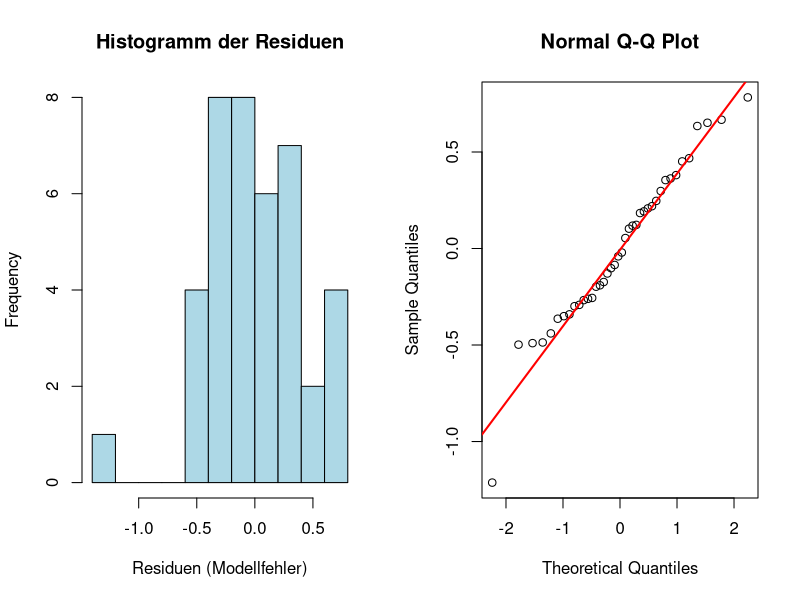

Generate this figure with R:
# ==============================================================================
# 1. SETUP & CONFIGURATION (DEINE STELLSCHRAUBEN)
# ==============================================================================

# Definiere die Anzahl der Replikationen (Wiederholungen pro Versuchsbedingung)
NUM_REPLICATES <- 5  

# DEIN SIMULATIONS-KNOB: Ersetze den Inhalt dieser Funktion mit deiner Logik.
# Sie MUSS einen einzelnen numerischen Wert (deine Zielmetrik) zurückgeben.
my_simulation_knob <- function(volatility_level, reversion_level, volume_level, rep_id) {
  
  # HIER MAPPS DU DIE LEVELS (-1 und +1) AUF DEINE ECHTEN PARAMETERWERTE:
  # Beispielhaft für dein OU-Modell und Systemvolumen:
  sig  <- if (volatility_level == -1) 0.05 else 0.40
  th   <- if (reversion_level == -1) 0.1  else 5.0
  omega <- if (volume_level == -1)   10   else 1000
  
  # ----------------------------------------------------------------------------
  # Platziere hier deinen Aufruf für 'simulate_ou_process' und den Tau-Leaper!
  # ----------------------------------------------------------------------------
  # Beispiel: 
  # ou_data <- simulate_ou_process(t=1:100, x0=1, theta=th, mu=1, sigma=sig)
  # result  <- run_tau_leaping(ou_data, volume=omega)
  # ----------------------------------------------------------------------------
  
  # DUMMY-METRIK FÜR DIESES BEISPIEL (Simuliert ein Messergebnis mit Rauschen):
  # Ersetze dies durch deine echte Metrik (z. B. Spike-Frequenz, Fehler, etc.)
  base_metric <- 12.5 + (3.2 * volatility_level) - (1.5 * reversion_level) + 
                 (4.0 * volume_level) + (2.1 * volatility_level * volume_level)
  random_noise <- rnorm(1, mean = 0, sd = 0.5) 
  
  metric_result <- base_metric + random_noise
  return(metric_result)
}

# ==============================================================================
# 2. GENERIERUNG DER ANOVA-DESIGN-MATRIX (-1 / +1 Coded)
# ==============================================================================

# Erstelle das Basis-Design für 3 Faktoren (2^3 = 8 Kombinationen)
base_design <- expand.grid(
  X1_Volatility = c(-1, 1),
  X2_Reversion  = c(-1, 1),
  X3_Volume     = c(-1, 1)
)

# Erweitere das Design um die gewünschten Replikationen
factorial_design <- base_design[rep(seq_len(nrow(base_design)), each = NUM_REPLICATES), ]
factorial_design$Replicate <- rep(1:NUM_REPLICATES, times = nrow(base_design))
rownames(factorial_design) <- NULL

# ==============================================================================
# 3. AUSFÜHRUNG DER SIMULATIONEN
# ==============================================================================
cat("Starte", nrow(factorial_design), "Simulationen...\n")

# Loop über alle Zeilen der Design-Matrix und füttere den "Knob"
factorial_design$Y_Metric <- sapply(1:nrow(factorial_design), function(i) {
  my_simulation_knob(
    volatility_level = factorial_design$X1_Volatility[i],
    reversion_level  = factorial_design$X2_Reversion[i],
    volume_level     = factorial_design$X3_Volume[i],
    rep_id           = factorial_design$Replicate[i]
  )
})

# ==============================================================================
# 4. LINEARE REGRESSION & ANOVA (Inklusive Interaktionen)
# ==============================================================================

# Definiere das Modell mit allen Haupteffekten und Interaktionen bis zur 3. Ordnung
# In R sorgt das Zeichen '*' automatisch für die Berechnung der Interaktionen
linear_model <- lm(Y_Metric ~ X1_Volatility * X2_Reversion * X3_Volume, data = factorial_design)

# Berechne die ANOVA-Tabelle (Sum of Squares)
anova_results <- anova(linear_model)

# ==============================================================================
# 5. AUSGABE DER ERGEBNISSE
# ==============================================================================

cat("\n==================================================\n")
cat("1. REGRESSIONS-KOEFFIZIENTEN (Effekt-Größen):\n")
cat("==================================================\n")
print(summary(linear_model)$coefficients)

cat("\n==================================================\n")
cat("2. ANOVA TABELLE (Sum of Squares & Signifikanz):\n")
cat("==================================================\n")
print(anova_results)

# ==============================================================================
# 6. ANNAHMEN-PRÜFUNG: NORMALVERTEILUNG DER RESIDUEN
# ==============================================================================

# 1. Extrahiere die Residuen aus deinem linearen Modell
model_residuals <- residuals(linear_model)

# 2. Erstelle eine Grafik mit zwei Diagnose-Plots nebeneinander
par(mfrow = c(1, 2))

# Plot A: Histogramm der Residuen
hist(model_residuals, 
     main = "Histogramm der Residuen", 
     xlab = "Residuen (Modellfehler)", 
     col = "lightblue", 
     breaks = 10)

# Plot B: Q-Q Plot (Quantile-Quantile Plot)
# Wenn die Punkte eng an der diagonalen Linie liegen, ist alles perfekt!
qqnorm(model_residuals, main = "Normal Q-Q Plot")
qqline(model_residuals, col = "red", lwd = 2)

# Setze das Grafikfenster wieder zurück
par(mfrow = c(1, 1))

# 3. Statistischer Test: Shapiro-Wilk-Test
# Ein p-Wert > 0.05 bedeutet: Keine signifikante Abweichung von der Normalverteilung.
shapiro_test <- shapiro.test(model_residuals)
cat("\n==================================================\n")
cat("3. SHAPIRO-WILK-TEST AUF NORMALVERTEILUNG:\n")
cat("==================================================\n")
print(shapiro_test)
